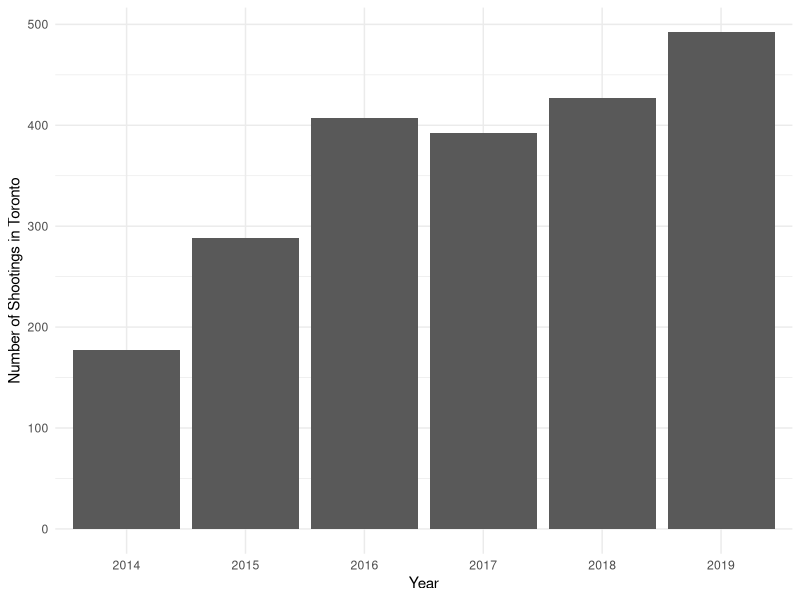

Recreate this plot in R.
## ---- chunk 1
#| echo: false
#| include: false
#| warning: false
#| message: false

library(tidyverse)

## ---- chunk 2
#| echo: false
#| eval: true
#| warning: false
#| message: false
#call the necessary packages
library(tidyverse)
library(readr)
setwd("/Users/rahulgopeesingh/Toronto Shooting 2")
#read the data to graph and create the table that we want to plot
summary_table <- read_csv("outputs/graphs/data_to_graph_table.csv")


## ---- chunk 3
#| echo: false
#| eval: true
#| label: fig-uniquename
#| fig-cap: "Graph showing the number of shootings in toronto throughout the years 2014-2019"
#| warning: false
summary_table |>
  ggplot(aes(x = factor(OccurredYear), y = Shootings)) +
  geom_col()+
  theme_minimal()+
  labs(x = "Year", y = "Number of Shootings in Toronto")
